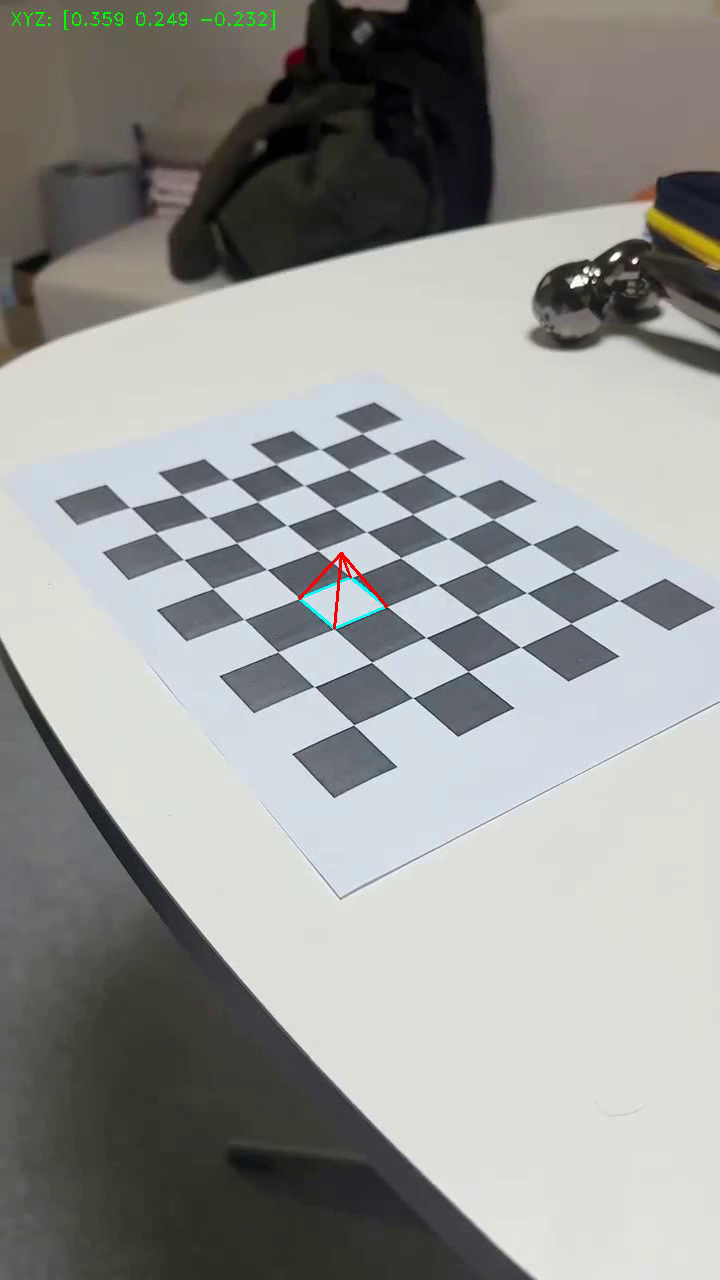
#> input picture frame 6 of output.avi, 720 x 1280 px, given in place of chessboard.avi, which was not available
$ python pose_estimation.py
#> lines starting #> are read from the running program, lines starting #| are printed output that depends on the picture; after the words box and inside, x2 and y2 are one past the last pixel; in counts of white or black regions, pixels touching at a corner belong together; pictures that were not available may be replaced by others from this repository, and a replacement may not be noted
import numpy as np
import cv2 as cv

video_file = 'chessboard.avi'
output_file = 'output.avi'
K = np.array([[944.53574431, 0, 345.32015375],
              [0, 876.31371825, 644.90248486],
              [0, 0, 1]])
dist_coeff = np.array([9.49929521e-02, 3.11662831e+00, -3.88910029e-02, -4.50227023e-03, -4.06874417e+01])
board_pattern = (8, 6)
board_cellsize = 0.025
board_criteria = cv.CALIB_CB_ADAPTIVE_THRESH + cv.CALIB_CB_NORMALIZE_IMAGE + cv.CALIB_CB_FAST_CHECK

video = cv.VideoCapture(video_file)
assert video.isOpened(), 'Cannot read the given input, ' + video_file

fps = video.get(cv.CAP_PROP_FPS)
width = int(video.get(cv.CAP_PROP_FRAME_WIDTH))
height = int(video.get(cv.CAP_PROP_FRAME_HEIGHT))
fourcc = cv.VideoWriter_fourcc(*'XVID')
writer = cv.VideoWriter(output_file, fourcc, fps, (width, height))

def create_AR(center=(4.5, 3.5), base=1.0, height=1.0):
    cx, cy = center
    b = base / 2

    pts = [[cx - b, cy - b, 0],
        [cx + b, cy - b, 0],
        [cx + b, cy + b, 0],
        [cx - b, cy + b, 0],
        [cx,     cy,     -height]]

    return board_cellsize * np.array(pts, dtype=np.float32)

AR_points = create_AR()

obj_points = board_cellsize * np.array([[c, r, 0] for r in range(board_pattern[1]) for c in range(board_pattern[0])])

while True:

    valid, img = video.read()
#> img is the input picture: shape (1280, 720, 3); mean B, G, R 150.8, 153.4, 152.2
    if not valid:
        break

    success, img_points = cv.findChessboardCorners(img, board_pattern, board_criteria)
#> success = True; img_points = 48 rows, first 8: [362.1, 433.6], [391.2, 453.4], [423.8, 474.4], [457.5, 496.3], [493.5, 519.6], [532, 544.4], [573.6, 571.5], [619.1, 600.6]
    if success:
        ret, rvec, tvec = cv.solvePnP(obj_points, img_points, K, dist_coeff)
#> ret = True; rvec = [-0.775, 0.434, 0.907]; tvec = [0.00863, -0.111, 0.482]

        proj_AR, _ = cv.projectPoints(AR_points, rvec, tvec, K, dist_coeff)
#> proj_AR = [[351.1, 577.6], [387, 606.7], [333.9, 628.8], [299.1, 598], [341.3, 553.3]]
        proj_AR = np.int32(proj_AR).reshape(-1, 2)
#> proj_AR = [[351, 577], [387, 606], [333, 628], [299, 598], [341, 553]]

        for i in range(4):cv.line(img, proj_AR[i], proj_AR[(i + 1) % 4], (255, 255, 0), 2)
#> img: shape (1280, 720, 3); 0.06% of pixels changed, all inside (x1, y1, x2, y2) = (298, 576, 389, 630)
        for i in range(4):cv.line(img, proj_AR[i], proj_AR[4], (0, 0, 255), 2)
#> img: shape (1280, 720, 3); mean B, G, R 150.8, 153.4, 152.2

        R, _ = cv.Rodrigues(rvec)
#> R = [[0.559, -0.829, 0.0199], [0.535, 0.379, 0.755], [-0.633, -0.411, 0.656]]
        p = (-R.T @ tvec).flatten()
#> p = [0.36, 0.247, -0.232]
        info = f'XYZ: [{p[0]:.3f} {p[1]:.3f} {p[2]:.3f}]'
#> info = 'XYZ: [0.360 0.247 -0.232]'
        cv.putText(img, info, (10, 25), cv.FONT_HERSHEY_DUPLEX, 0.6, (0, 255, 0))
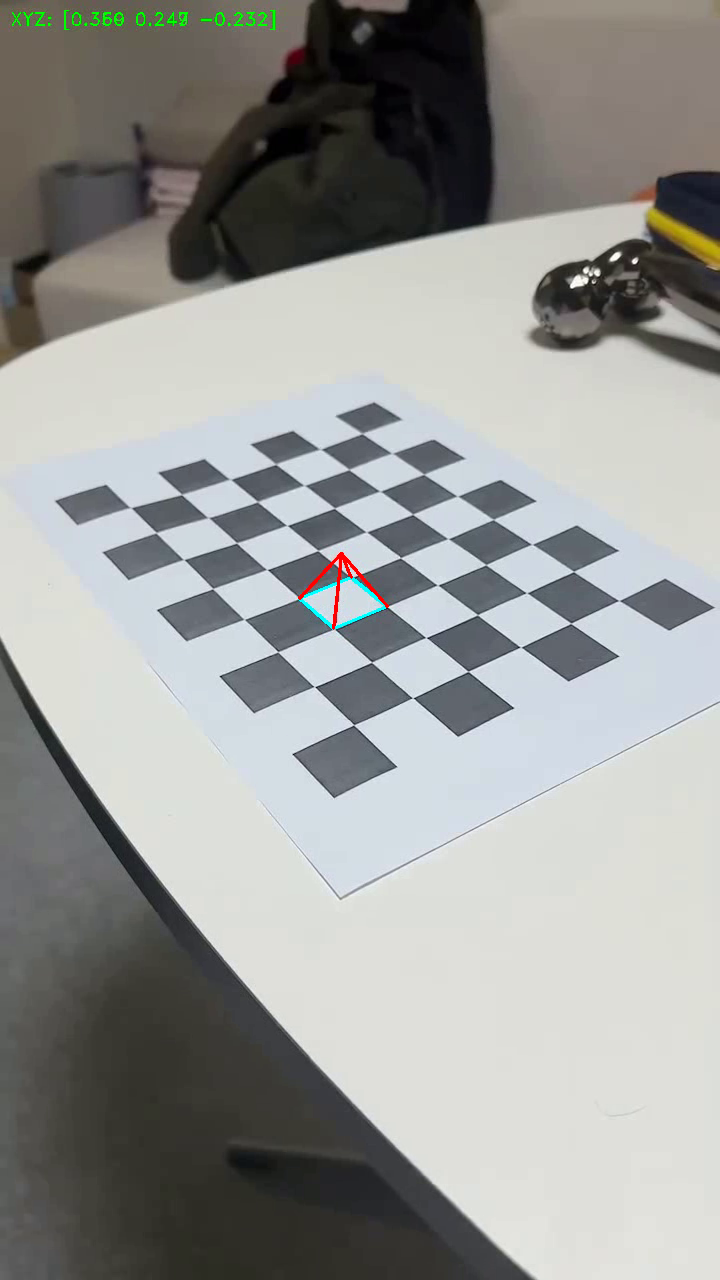
#> img: shape (1280, 720, 3); mean B, G, R 150.8, 153.4, 152.2

    writer.write(img)

    cv.imshow('Pose Estimation (Chessboard)', img)
    key = cv.waitKey(10)
#> (key Esc is pressed here)
    if key == ord(' '):
        key = cv.waitKey()
    if key == 27:
        break

video.release()
writer.release()
cv.destroyAllWindows()

$ run again, starting later in the video
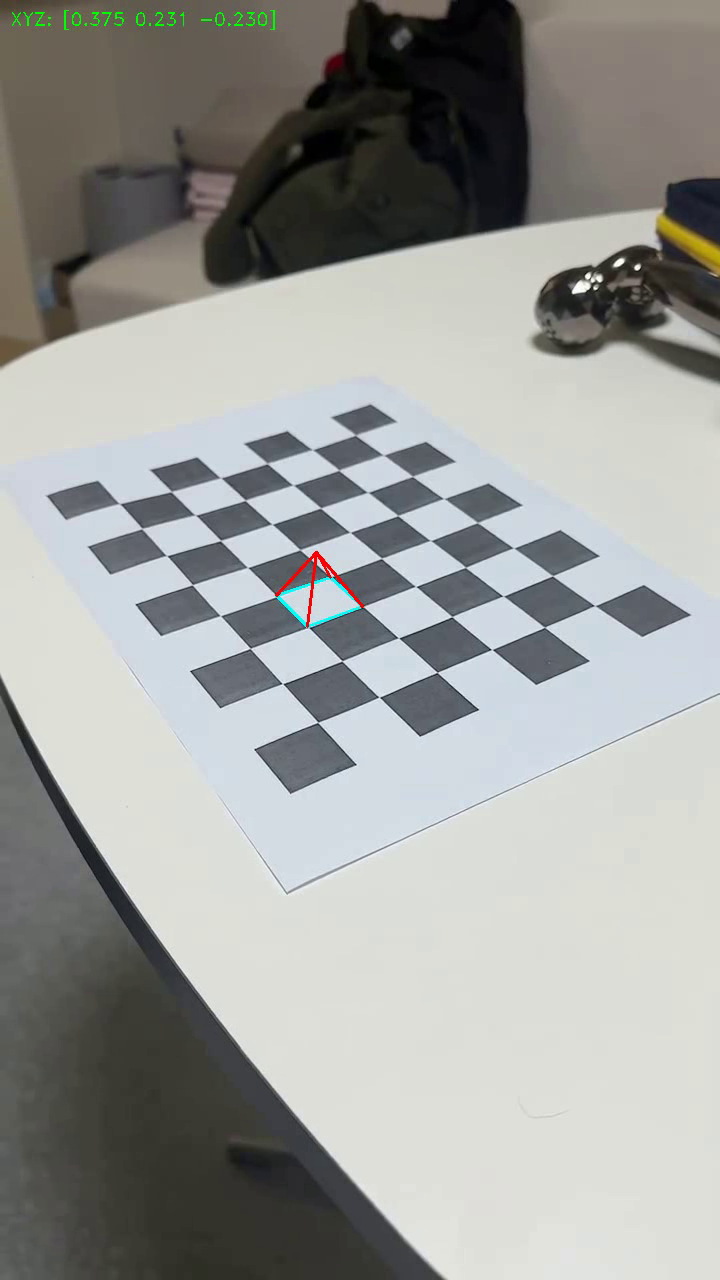
#> input picture frame 27 of output.avi, 720 x 1280 px, given in place of chessboard.avi, which was not available
#> img is the input picture: shape (1280, 720, 3); mean B, G, R 154.9, 157.8, 156.7
#> success = True; img_points = 48 rows, first 8: [355.3, 435.3], [384.2, 455.5], [412.5, 476.5], [443.4, 498.6], [477.3, 522.6], [513.8, 548.1], [552.6, 575.7], [594.6, 605.6]
#> ret = True; rvec = [-0.771, 0.457, 0.943]; tvec = [0.00527, -0.111, 0.484]
#> `proj_AR, _ = cv.projectPoints(AR_points, rvec, tvec, K, dist_coeff)`: proj_AR = [[330.2, 577], [362.9, 606.5], [308, 627.1], [276.7, 595.9], [316.6, 552.2]]
#> `proj_AR = np.int32(proj_AR).reshape(-1, 2)`: proj_AR = [[330, 576], [362, 606], [307, 627], [276, 595], [316, 552]]
#> R = [[0.524, -0.851, 0.0234], [0.546, 0.357, 0.758], [-0.654, -0.385, 0.652]]
#> p = [0.374, 0.23, -0.231]
#> info = 'XYZ: [0.374 0.230 -0.231]'
#> `cv.putText(img, info, (10, 25), cv.FONT_HERSHEY_DUPLEX, 0.6, (0, 255, ..`:
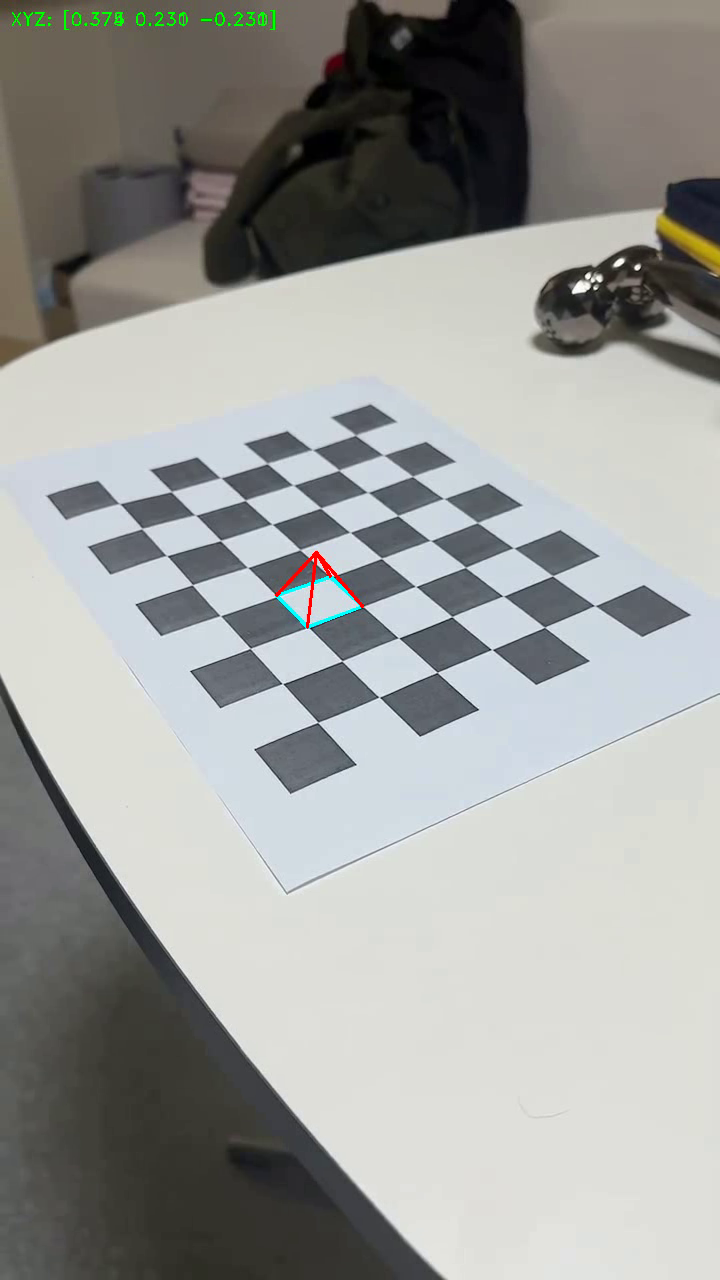
#> img: shape (1280, 720, 3); mean B, G, R 154.9, 157.9, 156.6

$ run again, starting later in the video
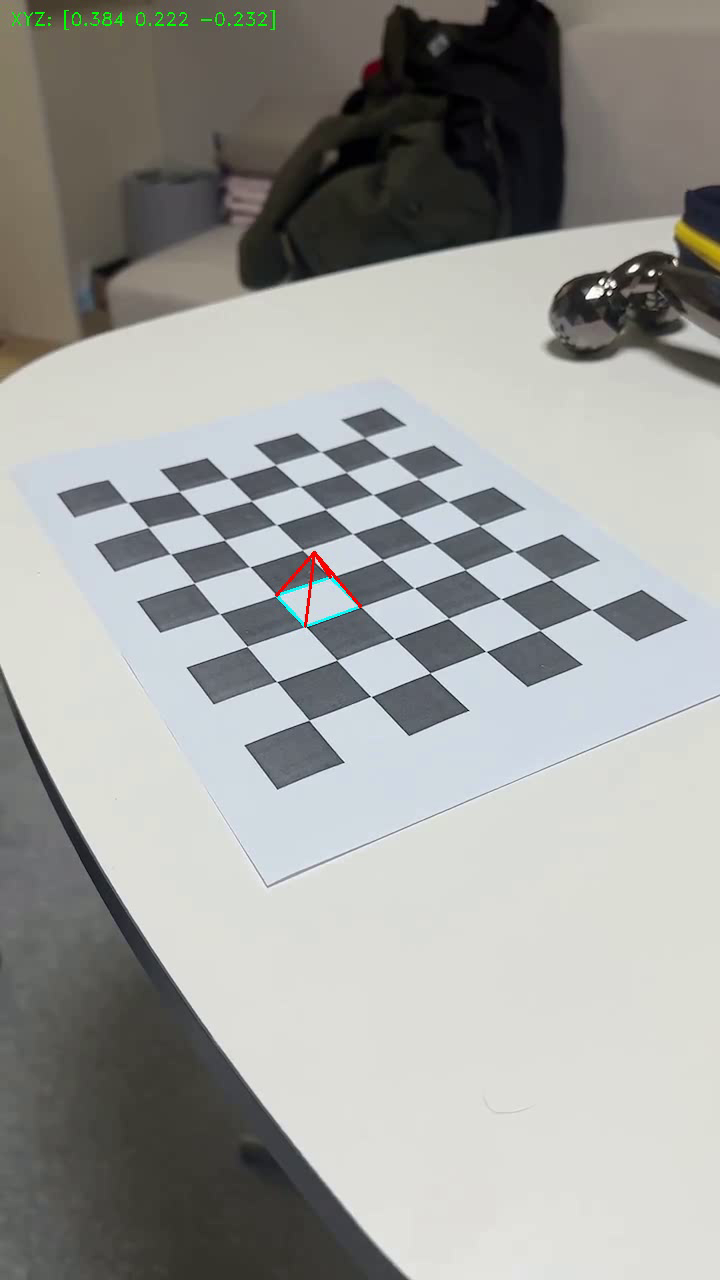
#> input picture frame 48 of output.avi, 720 x 1280 px, given in place of chessboard.avi, which was not available
#> img is the input picture: shape (1280, 720, 3); mean B, G, R 156.4, 159.4, 158.5
#> success = True; img_points = 48 rows, first 8: [364.4, 438.9], [391, 457.5], [417, 479.7], [447.6, 501.6], [479.4, 525.5], [514.5, 551.4], [550.6, 579.3], [591.7, 609.6]
#> ret = True; rvec = [-0.766, 0.479, 0.972]; tvec = [0.00958, -0.111, 0.488]
#> `proj_AR, _ = cv.projectPoints(AR_points, rvec, tvec, K, dist_coeff)`: proj_AR = [[330.4, 577.3], [360.9, 606.9], [305.4, 626.3], [276.4, 595.2], [315, 552.5]]
#> `proj_AR = np.int32(proj_AR).reshape(-1, 2)`: proj_AR = [[330, 577], [360, 606], [305, 626], [276, 595], [314, 552]]
#> R = [[0.494, -0.869, 0.0293], [0.553, 0.34, 0.761], [-0.671, -0.36, 0.648]]
#> p = [0.384, 0.222, -0.232]
#> info = 'XYZ: [0.384 0.222 -0.232]'
#> `cv.putText(img, info, (10, 25), cv.FONT_HERSHEY_DUPLEX, 0.6, (0, 255, ..`:
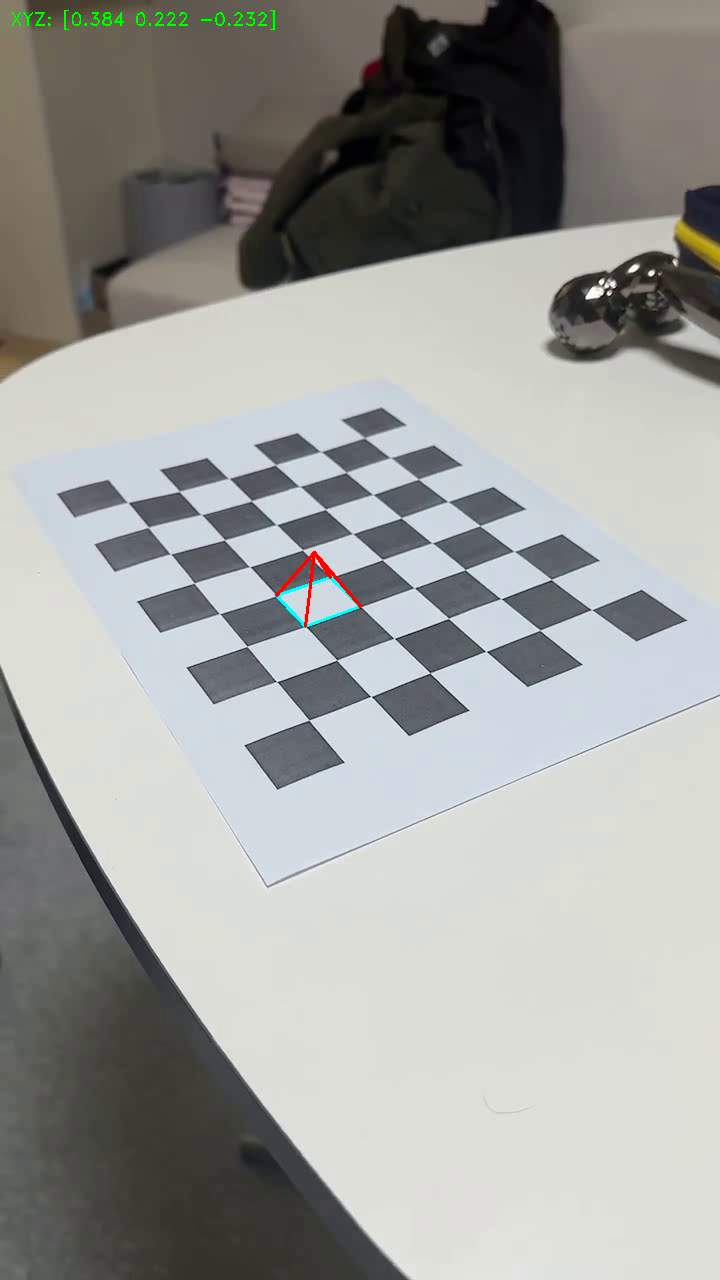
#> img: shape (1280, 720, 3); mean B, G, R 156.3, 159.5, 158.4
